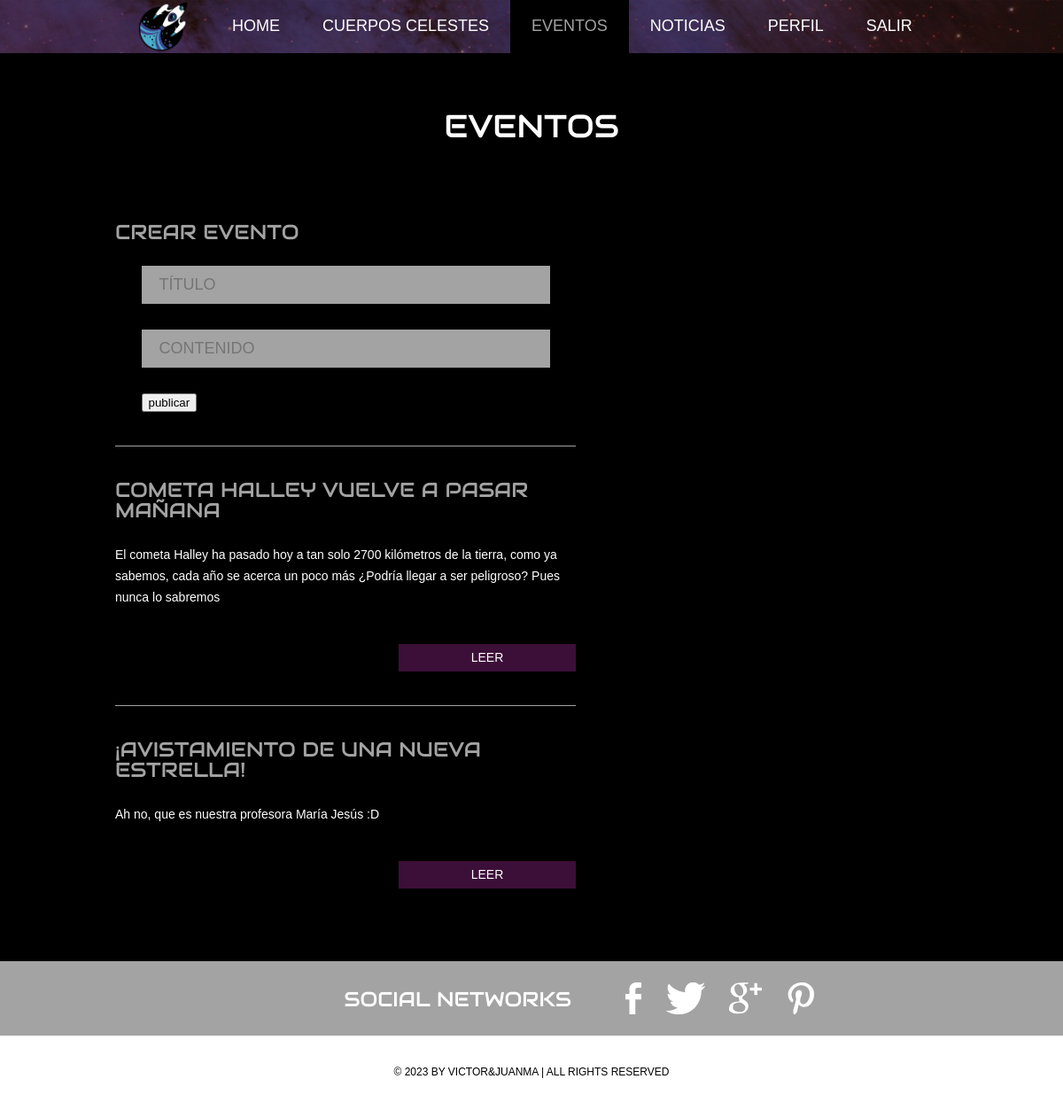
Screenshot of /eventos.php (signed in) with the database file from the repository.
### tables this page shows
CREATE TABLE `event` (
  `idevent` int(4) NOT NULL,
  `idpublisher` int(4) NOT NULL,
  `title` varchar(255) NOT NULL,
  `content` varchar(255) NOT NULL,
  `publishmentdate` datetime NOT NULL
);

### eventos.php (the view, shortened to what this page needs)
<!doctype html>
<html>
<head>
    <link rel="stylesheet" href="css/style.css" type="text/css">
    <link rel="stylesheet" type="text/css" href="css/mobile.css">
</head>
<body>
<div id="page">
    <div id="header">
        <div>
            <ul id="navigation">
                <li class="menu">
                    <a href="home.php" class="logo2"><img src="images/logo.png" style="max-width: 60px;"></a>
                </li>
                <li class="menu">
                    <a href="home.php">Home</a>
                </li>
                <li class="menu">
                    <a href="cuerposcelestes.php">Cuerpos Celestes</a>
                </li>
                <li class="selected">
                    <a href="eventos.php">Eventos</a>
                </li>
                <li class="menu">
                    <a href="noticias.php">Noticias</a>
                </li>
                <li class="menu">
                    <a href="perfil.php">Perfil</a>
                </li>
            </ul>
            <ul>
                <li class="menu"><a href="logout.php">Salir</a></li>
            </ul>
        </div>
    </div>
    <div id="body">
        <div class="header">
            <div>
                <h1>Eventos</h1>
                <ul>
                    <?php
                    $admin = $_SESSION['admin'];
                    if($admin == 1){
                    ?>
                    <li>
                        <div id="commentario">
                            <h1>Crear Evento</h1>
                            <div id="texto">
                                <form method="post" action="publicarevento.php">
                                    <input type="textarea" maxlength="255" name="titulo" id="titulo" placeholder="Título" style="resize: none" required/>
                                    <input type="textarea" maxlength="255" name="comentario" id="comentario" placeholder="Contenido" style="resize: none" required/>
                                    <button type="submmit" name="publicar">publicar</button>
                                </form>
                            </div>
                        </div>
                    </li>
                    <?php
                    }
                    $db = new database();
                    $db = $db->connect();
                    $result = mysqli_query($db,"SELECT * FROM event ORDER BY idevent DESC");
                    while($var = mysqli_fetch_array($result)){
                        ?>
                        <li>
                            <div>
                                <h1><?php echo $var[2] ?></h1>
                                <p><?php echo $var[3] ?></p>
                                <a href="evento.php?idevent=<?php echo $var[0] ?>" class="more" >Leer</a>
                            </div>
                        </li>
                        <?php
                    }
                    ?>
                </ul>
            </div>
        </div>
    </div>
    <div id="footer">
        <div class="connect">
            <div>
                <h1>SOCIAL NETWORKS</h1>
                <div>
                    <a href="https://es-es.facebook.com/" class="facebook">facebook</a>
                    <a href="https://twitter.com/" class="twitter">twitter</a>
                    <a href="https://plus.google.com/" class="googleplus">googleplus</a>
                    <a href="https://www.pinterest.es/" class="pinterest">pinterest</a>
                </div>
            </div>
        </div>
        <div class="footnote">
            <div>
                <p>&copy; 2023 BY VICTOR&JUANMA | ALL RIGHTS RESERVED</p>
            </div>
        </div>
    </div>
</div>
</body>
</html>

### rows the page displays
event: title "COMETA HALLEY VUELVE A PASAR MAÑANA", content "El cometa Halley ha pasado hoy a tan solo 2700 kilómetros de la tierra, como ya sabemos, cada año se acerca un poco más ¿Podría llegar a ser peligroso? Pues nunca lo sabremos"
event: title "¡AVISTAMIENTO DE UNA NUEVA ESTRELLA!", content "Ah no, que es nuestra profesora María Jesús :D"
